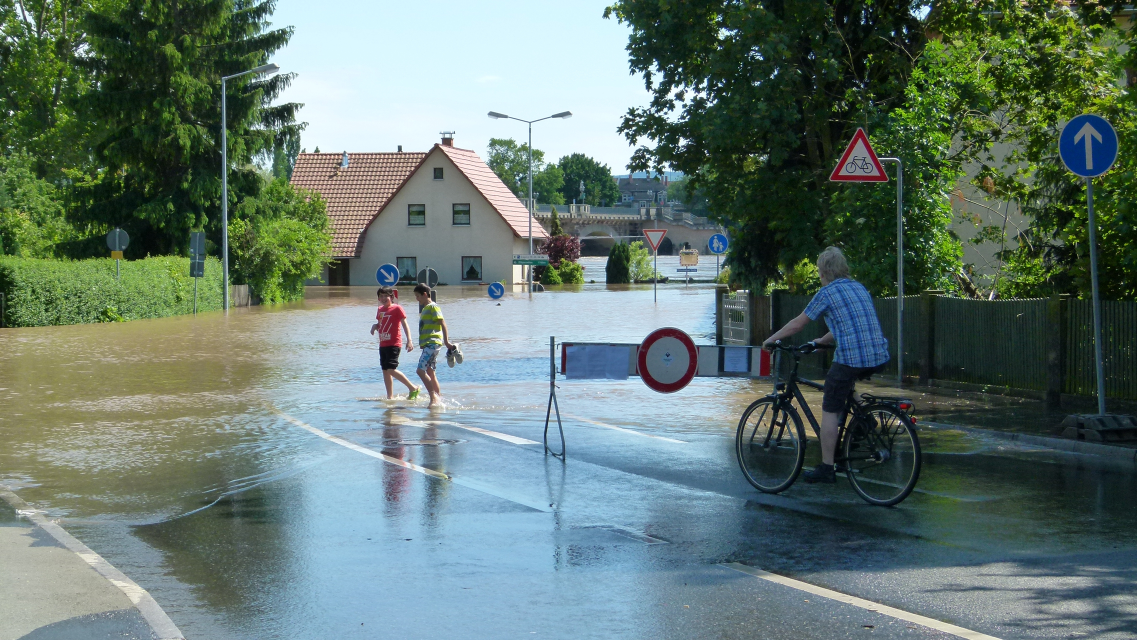
#> input picture Images/flood_181.jpg, 2274 x 1280 px (shown at 1/2 size)
$ python Flood_depth_estimation.py
#> lines starting #> are read from the running program, lines starting #| are printed output that depends on the picture
import cv2
import numpy as np
import math
from matplotlib import pyplot as plt
import skimage.viewer
import imutils

BLUE = (255,0,0)
original_img = ("./Images/flood_181.jpg")

# [52 lines left out: functions find_skyline, vignette_filter, affline_rotate, not called in this run]

if __name__ == "__main__":
    img = cv2.imread(original_img, 0)
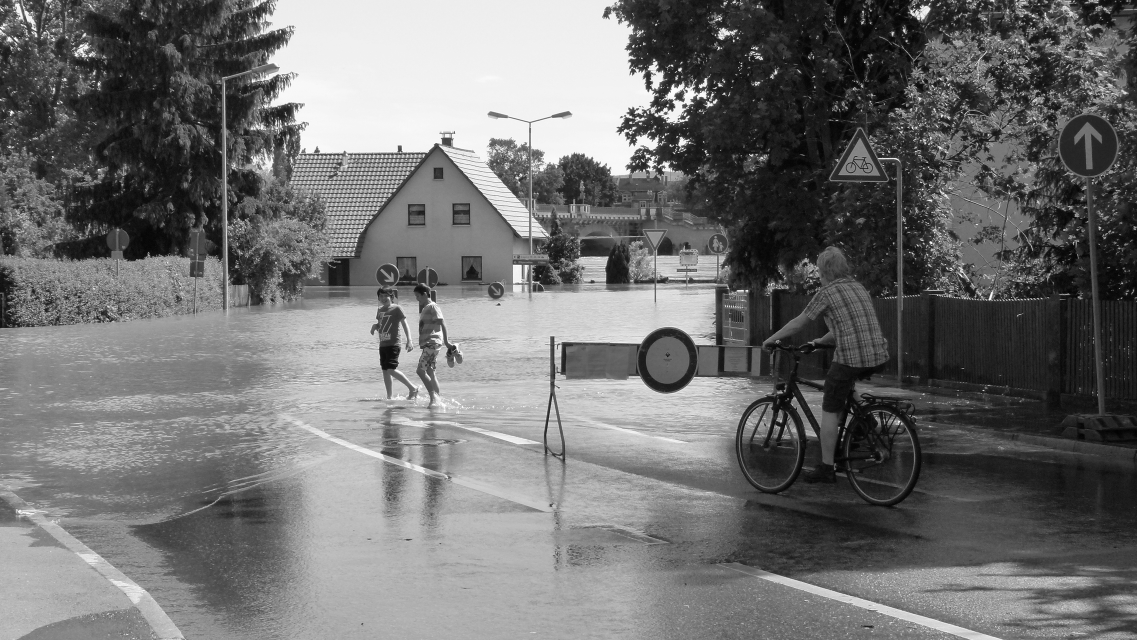
#> img: shape (1280, 2274) (shown at 1/2 size); min 0, max 255, mean 112.2
    img = cv2.resize(img, (416,416))
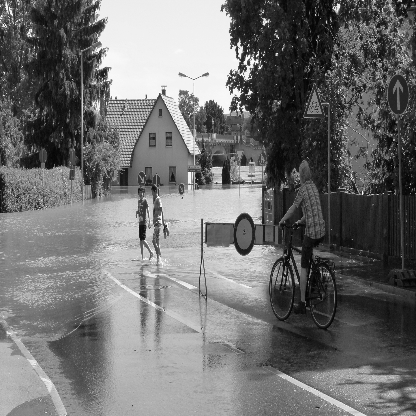
#> img: shape (416, 416); min 3, max 255, mean 112.2
#> (the run stopped early here; a loop or call above may not have finished)

$ run again, with Images/flood_162.jpg copied over Images/flood_181.jpg
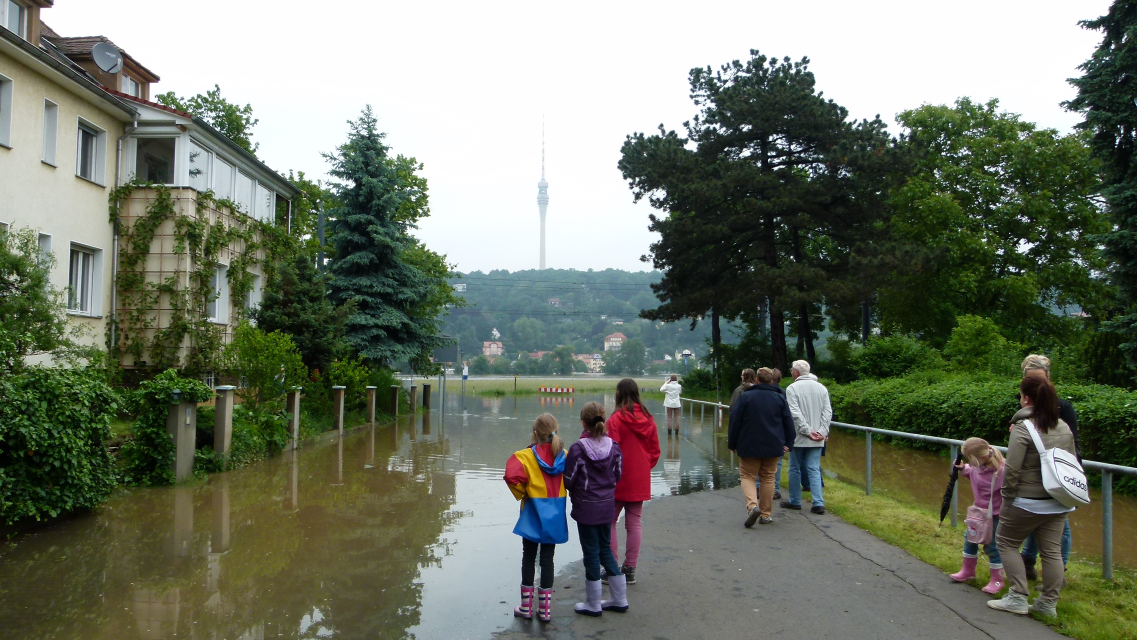
#> input picture Images/flood_162.jpg, 2274 x 1280 px (shown at 1/2 size)
#> `img = cv2.imread(original_img, 0)`:
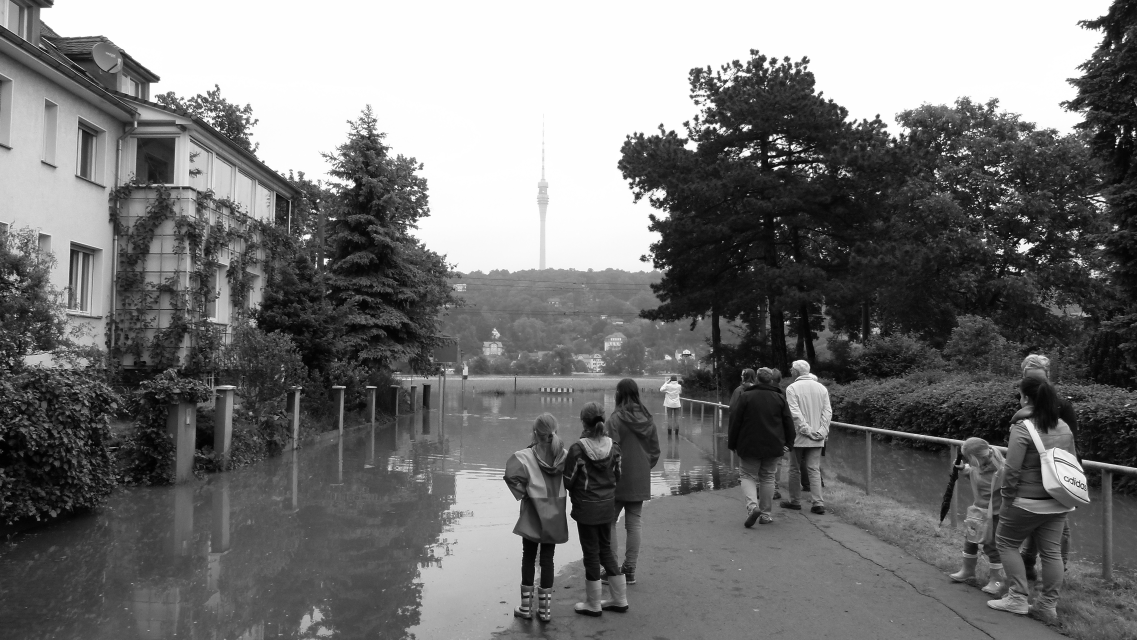
#> img: shape (1280, 2274) (shown at 1/2 size); min 0, max 255, mean 116
#> `img = cv2.resize(img, (416,416))`:
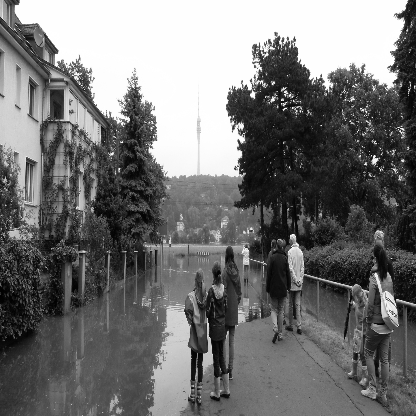
#> img: shape (416, 416); min 1, max 255, mean 115.9

$ run again, with Images/flood_172.jpg copied over Images/flood_181.jpg
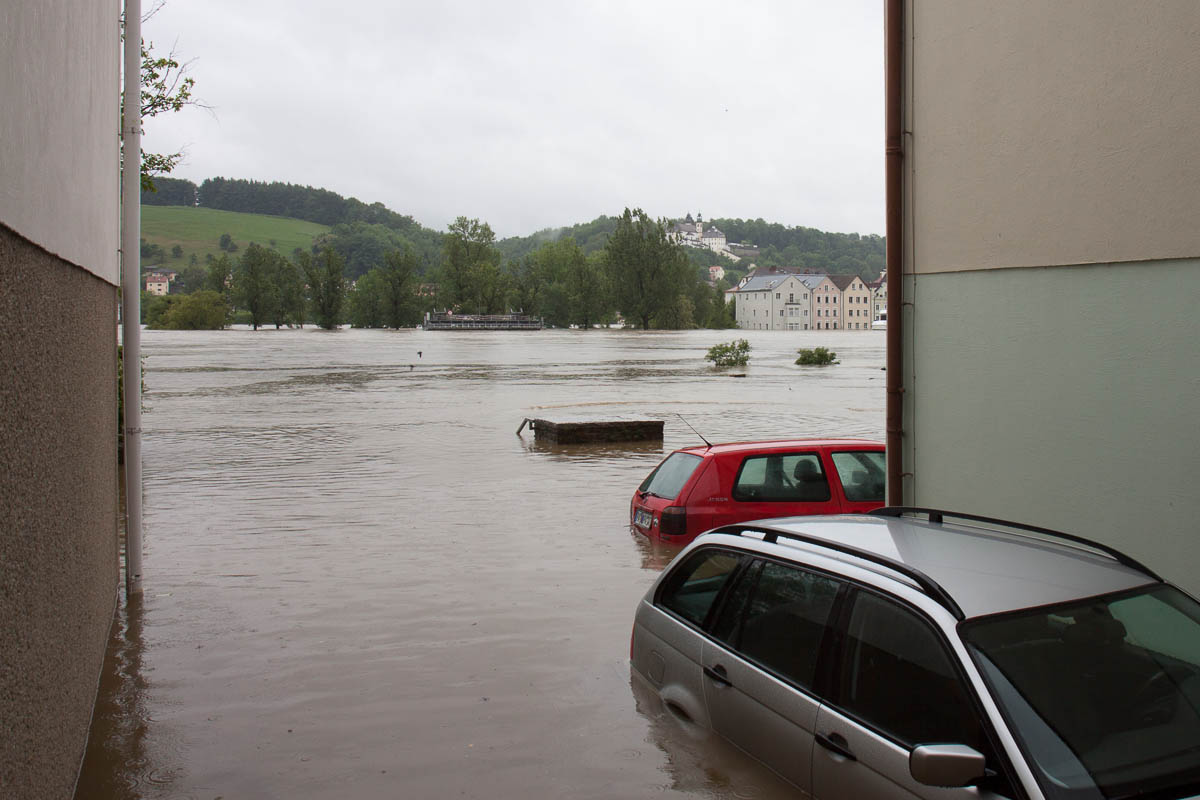
#> input picture Images/flood_172.jpg, 1200 x 800 px
#> `img = cv2.imread(original_img, 0)`:
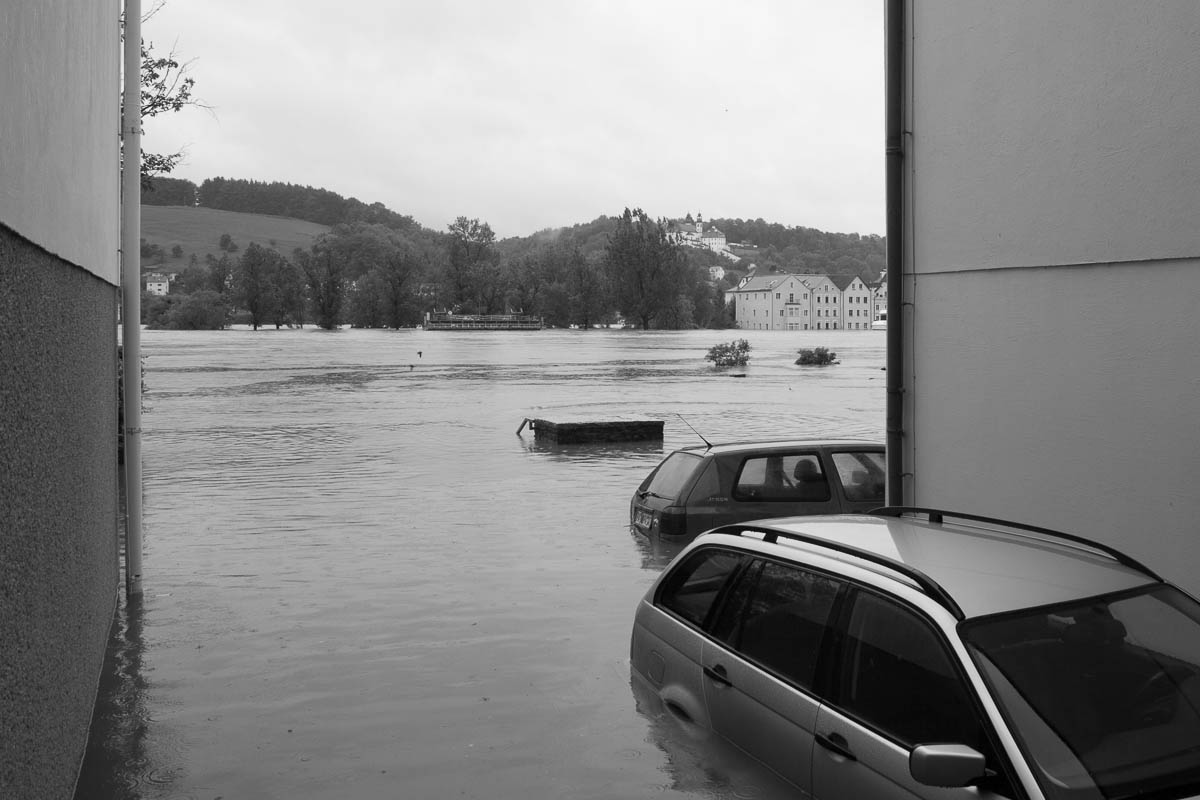
#> img: shape (800, 1200); min 0, max 254, mean 131.7
#> `img = cv2.resize(img, (416,416))`:
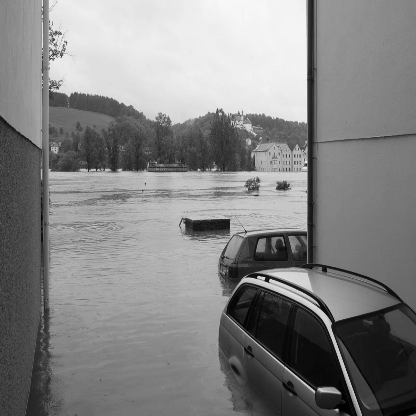
#> img: shape (416, 416); min 0, max 247, mean 131.6

$ run again, with Images/flood_536.jpg copied over Images/flood_181.jpg
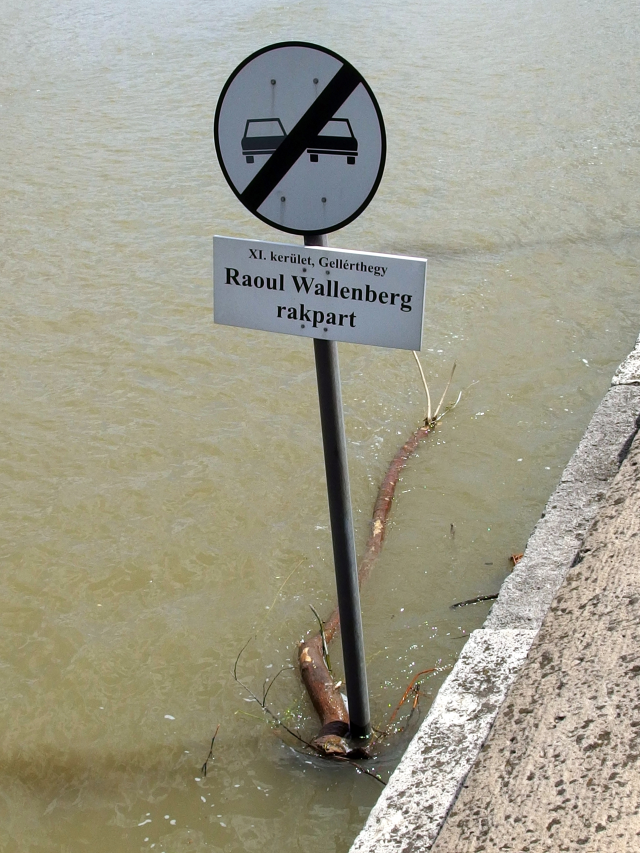
#> input picture Images/flood_536.jpg, 1280 x 1706 px (shown at 1/2 size)
#> `img = cv2.imread(original_img, 0)`:
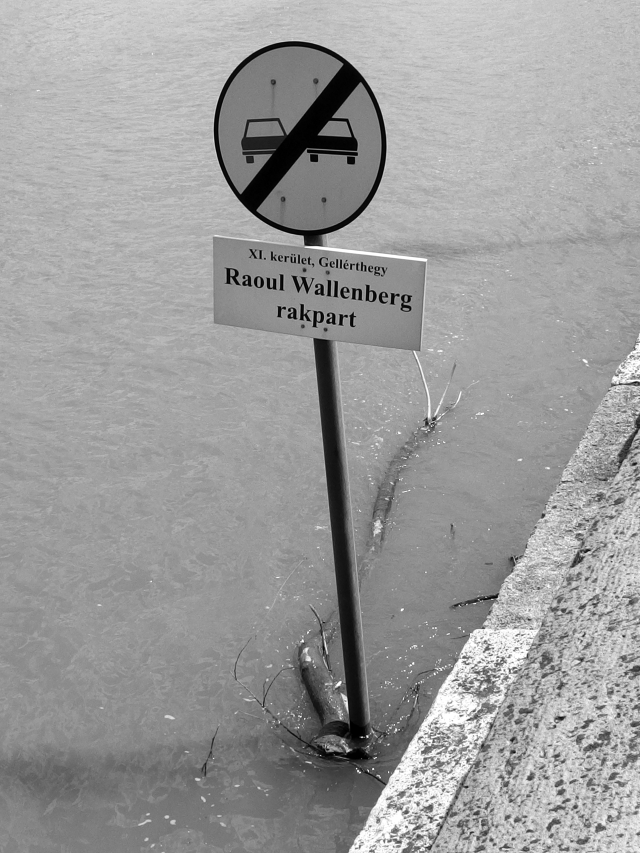
#> img: shape (1706, 1280) (shown at 1/2 size); min 0, max 255, mean 155.5
#> `img = cv2.resize(img, (416,416))`:
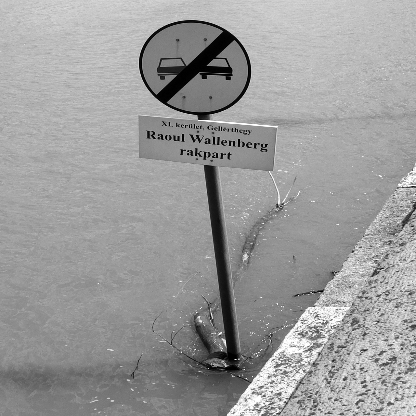
#> img: shape (416, 416); min 0, max 255, mean 155.4
